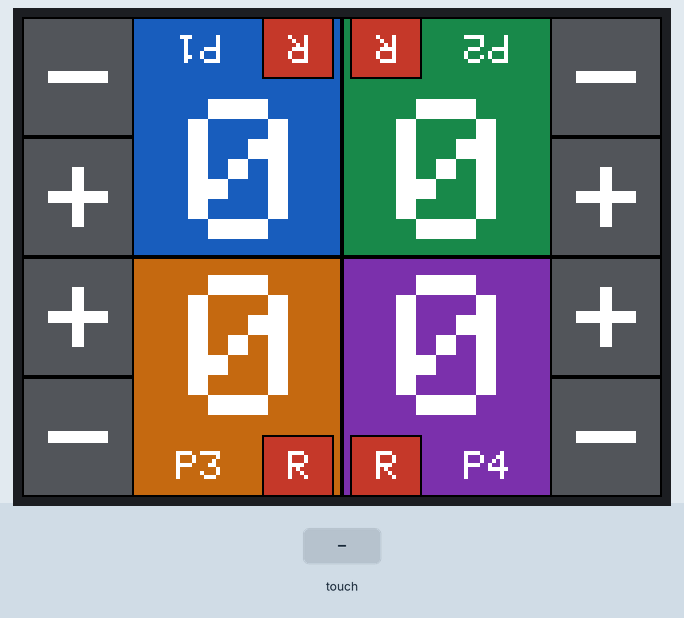
A sketch run on a simulated ESP32. On the bench: 320×240 colour display. Inputs (shaded band) come from the test bench. What the sketch prints to the serial monitor is not drawn.

Above: at 1.6 s.
1.7 s: screen touched at 38 % across, 10 % down
At 3.9 s:
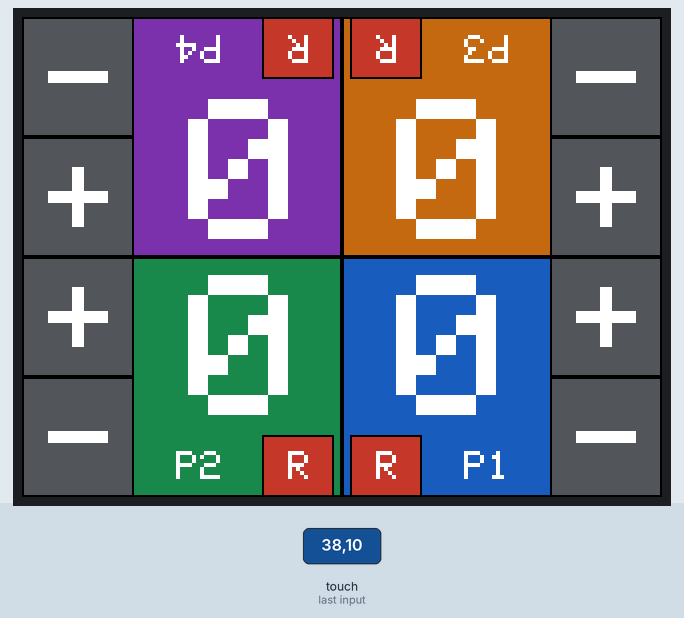
4.2 s: screen touched at 13 % across, 10 % down
At 5.0 s:
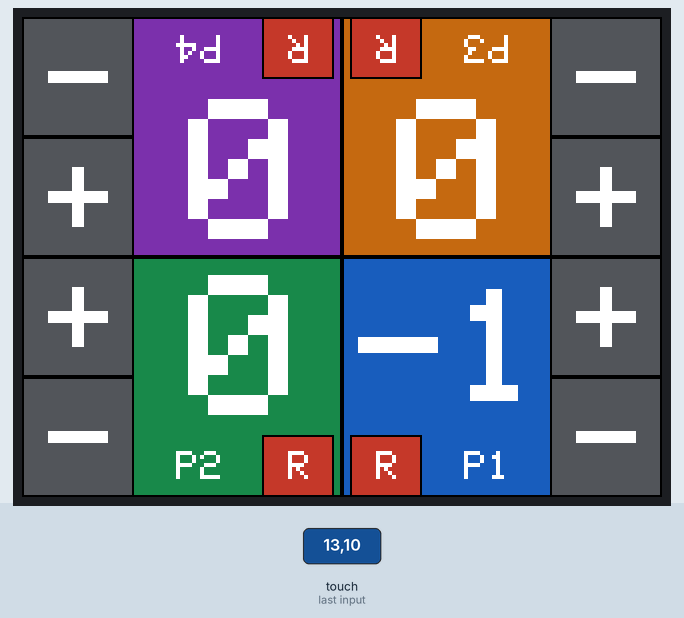
Timing chart, 0 to 7.2 s (numbered marks = the images above; inputs shaded):
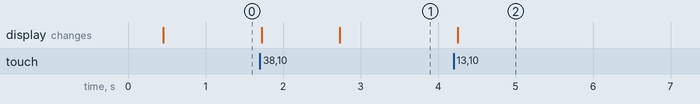

The sketch:

cyd_life_counter_md.ino
```cpp
// CYD Life Counter v0.1 — 実機エントリポイント。
//
// このファイルは依存を組み立てるだけ。状態更新・判定ロジックは src/ 配下に置く。
// スケッチ名は Arduino の規約でフォルダ名と一致させる必要がある（フォルダを改名したら本ファイルも改名する）。
//
// ビルド例（Windows側 arduino-cli、docs/HARDWARE.md 参照）:
//   arduino-cli compile --fqbn esp32:esp32:esp32 <このフォルダ>
// LCDドライバが ILI9341 だった場合:
//   arduino-cli compile --fqbn esp32:esp32:esp32 --build-property build.extra_flags=-DCYD_PANEL_ILI9341 <このフォルダ>
// タッチ補正値を取り直す場合:
//   arduino-cli compile --fqbn esp32:esp32:esp32 --build-property build.extra_flags=-DCYD_TOUCH_CALIBRATION <このフォルダ>

#include <Arduino.h>

#include "src/application/life_engine.h"
#include "src/platform/cyd/board_config.h"
#include "src/platform/cyd/cyd_renderer.h"
#include "src/platform/cyd/lgfx_display.h"
#include "src/platform/cyd/touch_source.h"
#include "src/ui/counter_screen.h"

namespace {

life::platform::cyd::CydDisplay g_display;
life::platform::cyd::CydRenderer g_renderer(g_display);
life::app::LifeEngine g_engine;
life::ui::CounterScreen g_screen(
    g_engine, g_renderer,
    life::ui::LayoutConfig::for_screen(life::platform::cyd::kScreenWidth,
                                       life::platform::cyd::kScreenHeight));

constexpr std::uint32_t kPollIntervalMs = 5;  // タッチ確定時間より十分短く取る

}  // namespace

void setup() {
    Serial.begin(115200);
    delay(100);
    Serial.println();
    Serial.println("CYD Life Counter v0.1");

    // 実機のドライバ種別の判別材料。RDID4 の下位に 0x9341 が出れば ILI9341。
    // 結果は docs/HARDWARE.md へ記録し、必要なら -DCYD_PANEL_ILI9341 を付けて再ビルドする。
    Serial.printf("panel driver (build): %s\n", life::platform::cyd::kPanelName);

    if (!g_display.begin_display()) {
        // 初期化自体は進むが、回転後のサイズが想定と違う場合はここで気付ける。
        Serial.printf("display init warning: size=%dx%d expected=%dx%d\n",
                      static_cast<int>(g_display.width()), static_cast<int>(g_display.height()),
                      life::platform::cyd::kScreenWidth, life::platform::cyd::kScreenHeight);
    }

    Serial.printf("panel id: RDDID(0x04)=0x%08lX RDID4(0xD3)=0x%08lX\n",
                  static_cast<unsigned long>(
                      g_display.read_panel_id(life::platform::cyd::kCmdReadDisplayId)),
                  static_cast<unsigned long>(
                      g_display.read_panel_id(life::platform::cyd::kCmdReadId4)));

#ifdef CYD_TOUCH_CALIBRATION
    // 四隅をタッチして補正値を取得し、シリアルへ出力する。
    // 得られた値を src/platform/cyd/board_config.h と docs/HARDWARE.md に記録する。
    g_display.fillScreen(0x0000);
    g_display.setTextDatum(lgfx::textdatum::middle_center);
    g_display.setFont(&lgfx::fonts::Font0);
    g_display.setTextSize(2);
    g_display.setTextColor(0xFFFF);
    g_display.drawString("TOUCH CORNERS", g_display.width() / 2, g_display.height() / 2);
    std::uint16_t calibration[8] = {0};
    g_display.calibrateTouch(calibration, 0xFFFF, 0x0000, 20);
    Serial.print("touch calibration:");
    for (std::uint16_t value : calibration) {
        Serial.printf(" %u", static_cast<unsigned>(value));
    }
    Serial.println();
#endif

    g_display.fillScreen(0x0000);
    g_screen.draw_initial();
}

void loop() {
    g_screen.handle_touch(life::platform::cyd::read_touch(g_display));
    delay(kPollIntervalMs);
}
```

life_command.h
```cpp
#pragma once

// 入力装置に依存しない共通コマンド。タッチ・将来のBLE等はすべてこの形に正規化する。

namespace life::app {

enum class LifeAction {
    Increment,
    Decrement,
    Reset,
};

struct LifeCommand {
    int player_id;  // 0〜3
    LifeAction action;
};

}  // namespace life::app
```

life_engine.cpp
```cpp
#include "life_engine.h"

namespace life::app {

bool LifeEngine::apply(const LifeCommand& command) {
    switch (command.action) {
        case LifeAction::Increment:
            return state_.increment(command.player_id);
        case LifeAction::Decrement:
            return state_.decrement(command.player_id);
        case LifeAction::Reset:
            return state_.reset(command.player_id);
    }
    return false;  // 未知action（範囲外の値）では状態を変更しない
}

}  // namespace life::app
```

life_engine.h
```cpp
#pragma once

// コマンドの検証・適用と状態取得。入力経路（タッチ/将来の通信）を知らない。

#include <cstdint>

#include "../domain/life_state.h"
#include "life_command.h"

namespace life::app {

class LifeEngine {
public:
    LifeEngine() = default;
    explicit LifeEngine(std::int32_t initial_value) : state_(initial_value) {}

    // 有効な操作として処理したときtrue。無効ID・未知action・int32端ではfalse。
    bool apply(const LifeCommand& command);

    const domain::LifeState& snapshot() const { return state_; }

private:
    domain::LifeState state_;
};

}  // namespace life::app
```

life_state.cpp
```cpp
#include "life_state.h"

#include <limits>

namespace life::domain {

LifeState::LifeState() : LifeState(kInitialValue) {}

LifeState::LifeState(std::int32_t initial_value) {
    for (int i = 0; i < kPlayerCount; ++i) {
        values_[i] = initial_value;
    }
}

std::int32_t LifeState::value_of(int player_id) const {
    if (!is_valid_player(player_id)) {
        return kInitialValue;
    }
    return values_[player_id];
}

bool LifeState::increment(int player_id) {
    if (!is_valid_player(player_id)) {
        return false;
    }
    if (values_[player_id] == std::numeric_limits<std::int32_t>::max()) {
        return false;  // 上限で変化なし
    }
    values_[player_id] += 1;
    return true;
}

bool LifeState::decrement(int player_id) {
    if (!is_valid_player(player_id)) {
        return false;
    }
    if (values_[player_id] == std::numeric_limits<std::int32_t>::min()) {
        return false;  // 下限で変化なし
    }
    values_[player_id] -= 1;
    return true;
}

bool LifeState::reset(int player_id) {
    if (!is_valid_player(player_id)) {
        return false;
    }
    values_[player_id] = kInitialValue;  // 当該プレイヤーのみ初期値へ
    return true;
}

}  // namespace life::domain
```

life_state.h
```cpp
#pragma once

// 4プレイヤーの整数値を保持するドメイン状態。
// 標準C++のみ。Arduino / ESP32 / LCD / タッチ / 画面座標に依存しない。

#include <cstdint>

namespace life::domain {

// プレイヤーは固定4名。内部IDは 0〜3（画面ラベルはP1〜P4）。
constexpr int kPlayerCount = 4;

// 初版の初期値。将来設定値へ差し替える際はここ1箇所を変える。
constexpr std::int32_t kInitialValue = 0;

class LifeState {
public:
    // 既定は全員 kInitialValue。初期値の差し替え（将来の設定機能）と
    // int32端の検証のため、初期値を明示できる形も用意する。
    LifeState();
    explicit LifeState(std::int32_t initial_value);

    static constexpr bool is_valid_player(int player_id) {
        return player_id >= 0 && player_id < kPlayerCount;
    }

    // 無効IDでは kInitialValue を返す（配列外参照はしない）。
    std::int32_t value_of(int player_id) const;

    // 戻り値はいずれも「有効な操作として処理したか」。
    // 無効IDではfalse。increment / decrement は int32 の端で飽和しfalse。
    // reset は有効IDなら常にtrue（既に初期値でも受理とみなす）。
    bool increment(int player_id);
    bool decrement(int player_id);
    bool reset(int player_id);

private:
    std::int32_t values_[kPlayerCount];
};

}  // namespace life::domain
```

cyd_renderer.cpp
```cpp
#include "cyd_renderer.h"

#include <cstdint>
#include <cstring>

#include "../../ui/text_metrics.h"

namespace life::platform::cyd {
namespace {

// LovyanGFX 内蔵 Font0 の実寸（倍率1）。tests/host/test_text_layout.cpp が同じ値で検査している。
// セルは6×8、実際に描かれるインクは5×7（右と下に1ドットの余白）。
constexpr ui::GlyphMetrics kFont0Metrics{6, 8, 5, 7, 4};

// 採用回転(1)に対して180°違いの回転値。横向きの4通り MV / MV|MX / MV|MY / MV|MX|MY のうち、
// 1=MV|MX が正しく 5=MV が左右反転だったことから、MY を足した 3=MV|MY が180°に当たる。
// 実機で上下反転の文字が鏡像になる場合は 7 に変える。
constexpr std::uint8_t kRotated180 = 3;

}  // namespace

CydRenderer::CydRenderer(CydDisplay& display) : display_(display) {}

void CydRenderer::begin_frame() { display_.startWrite(); }

void CydRenderer::end_frame() { display_.endWrite(); }

void CydRenderer::fill_rect(const ui::Rect& rect, const ui::Color& color) {
    display_.fillRect(rect.x, rect.y, rect.width, rect.height,
                      display_.color888(color.r, color.g, color.b));
}

void CydRenderer::draw_border(const ui::Rect& rect, const ui::Color& color) {
    display_.drawRect(rect.x, rect.y, rect.width, rect.height,
                      display_.color888(color.r, color.g, color.b));
}

void CydRenderer::draw_text(const ui::Rect& rect, const char* text, ui::TextRole role,
                            const ui::Color& color, ui::Orientation orientation) {
    if (text == nullptr) {
        return;
    }
    const int length = static_cast<int>(std::strlen(text));
    const int scale = ui::fit_text_scale(length, rect, kFont0Metrics, ui::max_text_scale(role));

    // 中心座標ではなく占有矩形を基準に描く。中心を点対称にする方式では、文字幅・高さが偶数のとき
    // 反転側だけ1ピクセルずれる（[c-w/2, c+w/2-1] の反射が [c-w/2+1, c+w/2] になるため）。
    // 矩形を反射すれば上下の行で厳密に対称な位置になる。
    const ui::Rect box = ui::text_bounds(length, rect, kFont0Metrics, scale, orientation);

    display_.setFont(&lgfx::fonts::Font0);
    display_.setTextSize(static_cast<float>(scale));
    display_.setTextDatum(lgfx::textdatum::top_left);
    display_.setTextColor(display_.color888(color.r, color.g, color.b));

    if (orientation == ui::Orientation::UpsideDown) {
        // LovyanGFX v1 に文字単体の回転描画がないため、画面回転を180°違いへ一時的に切り替える。
        const int width = display_.width();
        const int height = display_.height();
        display_.setRotation(kRotated180);
        display_.drawString(text, width - box.x - box.width, height - box.y - box.height);
        display_.setRotation(static_cast<std::uint8_t>(kDisplayRotation));
        return;
    }

    display_.drawString(text, box.x, box.y);
}

}  // namespace life::platform::cyd
```

cyd_renderer.h
```cpp
#pragma once

// ui::DisplayRenderer の CYD 実装。フォントとピクセル寸法の決定はこの層で行う。

#include "../../ui/display_renderer.h"
#include "lgfx_display.h"

namespace life::platform::cyd {

class CydRenderer : public ui::DisplayRenderer {
public:
    explicit CydRenderer(CydDisplay& display);

    void begin_frame() override;
    void end_frame() override;
    void fill_rect(const ui::Rect& rect, const ui::Color& color) override;
    void draw_border(const ui::Rect& rect, const ui::Color& color) override;
    void draw_text(const ui::Rect& rect, const char* text, ui::TextRole role,
                   const ui::Color& color, ui::Orientation orientation) override;

private:
    CydDisplay& display_;
};

}  // namespace life::platform::cyd
```

lgfx_display.cpp
```cpp
#include "lgfx_display.h"

#include <cstdint>

namespace life::platform::cyd {

CydDisplay::CydDisplay() {
    {
        auto cfg = bus_.config();
        cfg.spi_host = SPI2_HOST;  // ESP32のHSPI
        cfg.spi_mode = 0;
        cfg.freq_write = 40000000;
        cfg.freq_read = 16000000;
        cfg.spi_3wire = false;
        cfg.use_lock = true;
        cfg.dma_channel = SPI_DMA_CH_AUTO;
        cfg.pin_sclk = kTftSclk;
        cfg.pin_mosi = kTftMosi;
        cfg.pin_miso = kTftMiso;
        cfg.pin_dc = kTftDc;
        bus_.config(cfg);
        panel_.setBus(&bus_);
    }
    {
        auto cfg = panel_.config();
        cfg.pin_cs = kTftCs;
        cfg.pin_rst = kTftRst;
        cfg.pin_busy = -1;
        cfg.memory_width = kPanelMemoryWidth;
        cfg.memory_height = kPanelMemoryHeight;
        cfg.panel_width = kPanelMemoryWidth;
        cfg.panel_height = kPanelMemoryHeight;
        cfg.offset_x = 0;
        cfg.offset_y = 0;
        cfg.offset_rotation = 0;
        cfg.dummy_read_pixel = 8;
        cfg.dummy_read_bits = 1;
        cfg.readable = false;
        cfg.invert = kPanelInvert;
        cfg.rgb_order = kPanelRgbOrder;
        cfg.dlen_16bit = false;
        cfg.bus_shared = false;
        panel_.config(cfg);
    }
    {
        auto cfg = light_.config();
        cfg.pin_bl = kTftBacklight;
        cfg.invert = false;
        cfg.freq = 44100;
        cfg.pwm_channel = 7;
        light_.config(cfg);
        panel_.setLight(&light_);
    }
    {
        auto cfg = touch_.config();
        cfg.x_min = kTouchRawXMin;
        cfg.x_max = kTouchRawXMax;
        cfg.y_min = kTouchRawYMin;
        cfg.y_max = kTouchRawYMax;
        cfg.pin_int = kTouchIrq;
        cfg.bus_shared = false;
        cfg.offset_rotation = kTouchOffsetRotation;
        cfg.spi_host = SPI3_HOST;  // ESP32のVSPIを任意ピンで使う
        cfg.freq = 1000000;
        cfg.pin_sclk = kTouchSclk;
        cfg.pin_mosi = kTouchMosi;
        cfg.pin_miso = kTouchMiso;
        cfg.pin_cs = kTouchCs;
        touch_.config(cfg);
        panel_.setTouch(&touch_);
    }
    setPanel(&panel_);
}

bool CydDisplay::begin_display() {
    if (!init()) {
        return false;
    }
    setRotation(kDisplayRotation);
    setBrightness(255);
    if (kUseTouchCalibration) {
        // setTouchCalibrate は非constポインタを取るため複製して渡す。
        std::uint16_t parameters[8];
        for (int i = 0; i < 8; ++i) {
            parameters[i] = kTouchCalibration[i];
        }
        setTouchCalibrate(parameters);
    }
    return width() == kScreenWidth && height() == kScreenHeight;
}

std::uint32_t CydDisplay::read_panel_id(std::uint8_t command) {
    if (panel() == nullptr) {
        return 0;
    }
    return panel()->readCommand(command, 0, 4);
}

}  // namespace life::platform::cyd
```

lgfx_display.h
```cpp
#pragma once

// CYD の LCD + タッチを LovyanGFX で駆動する。実機依存はこの層だけに置く。

#define LGFX_USE_V1
#include <LovyanGFX.hpp>

#include <cstdint>

#include "board_config.h"

namespace life::platform::cyd {

// パネルドライバはビルド時に選ぶ。既定 ST7789、`-DCYD_PANEL_ILI9341` で ILI9341。
#if defined(CYD_PANEL_ILI9341)
using CydPanelDriver = lgfx::Panel_ILI9341;
#else
using CydPanelDriver = lgfx::Panel_ST7789;
#endif

class CydDisplay : public lgfx::LGFX_Device {
public:
    CydDisplay();

    // 回転・バックライトを含む初期化。失敗時 false。
    bool begin_display();

    // ドライバICのID読み出し。実機のドライバ種別を判別するために使う。
    std::uint32_t read_panel_id(std::uint8_t command);

private:
    CydPanelDriver panel_;
    lgfx::Bus_SPI bus_;
    lgfx::Light_PWM light_;
    lgfx::Touch_XPT2046 touch_;
};

}  // namespace life::platform::cyd
```

touch_source.cpp
```cpp
#include "touch_source.h"

#include <Arduino.h>

namespace life::platform::cyd {

ui::TouchSample read_touch(CydDisplay& display) {
    std::int32_t x = 0;
    std::int32_t y = 0;
    const bool pressed = display.getTouch(&x, &y);
    return ui::TouchSample{pressed, ui::Point{static_cast<int>(x), static_cast<int>(y)},
                           static_cast<std::uint32_t>(millis())};
}

}  // namespace life::platform::cyd
```

touch_source.h
```cpp
#pragma once

// タッチ生値の読み出しと論理座標への変換。回転・補正はこの層（LovyanGFX設定）で完結させる。

#include "../../ui/touch_gate.h"
#include "lgfx_display.h"

namespace life::platform::cyd {

// 1回分のサンプルを取得する。座標は回転・補正適用後の論理座標。
ui::TouchSample read_touch(CydDisplay& display);

}  // namespace life::platform::cyd
```

counter_screen.cpp
```cpp
#include "counter_screen.h"

namespace life::ui {

CounterScreen::CounterScreen(app::LifeEngine& engine, DisplayRenderer& renderer,
                             const LayoutConfig& layout_config,
                             const TouchGateConfig& touch_config, const Palette& palette,
                             const ResetConfirmationConfig& reset_config)
    : engine_(engine),
      layout_(layout_config),
      presenter_(layout_, renderer, palette),
      gate_(layout_, touch_config),
      confirmation_(reset_config) {}

void CounterScreen::draw_initial() { presenter_.draw_all(engine_.snapshot()); }

bool CounterScreen::handle_touch(const TouchSample& sample) {
    const int armed_before = confirmation_.pending_player();
    confirmation_.tick(sample.timestamp_ms);  // タッチが無くても猶予切れを進める

    // 値が変わって領域ごと描き直したプレイヤー。待機表示の二重描画を避けるために覚えておく。
    int redrawn_player = ResetConfirmation::kNoPending;

    const auto command = gate_.update(sample);
    if (command.has_value()) {
        const auto confirmed = confirmation_.accept(*command, sample.timestamp_ms);
        if (confirmed.has_value() && engine_.apply(*confirmed)) {
            presenter_.draw_player(engine_.snapshot(), confirmed->player_id);
            redrawn_player = confirmed->player_id;
        }
    }

    // 待機表示の更新。解除された側と、新しく待機に入った側の両方を描き直す。
    const int armed_after = confirmation_.pending_player();
    if (armed_after != armed_before) {
        if (armed_before != ResetConfirmation::kNoPending && armed_before != redrawn_player) {
            presenter_.draw_reset_button(armed_before, false);
        }
        if (armed_after != ResetConfirmation::kNoPending) {
            presenter_.draw_reset_button(armed_after, true);
        }
    }

    return redrawn_player != ResetConfirmation::kNoPending || armed_after != armed_before;
}

}  // namespace life::ui
```

counter_screen.h
```cpp
#pragma once

// タッチ入力 → コマンド → 状態更新 → 再描画 の配線。
// main はこれを組み立てて回すだけにし、状態更新を分散させない。

#include "../application/life_engine.h"
#include "layout.h"
#include "reset_confirmation.h"
#include "screen_presenter.h"
#include "touch_gate.h"

namespace life::ui {

class CounterScreen {
public:
    CounterScreen(app::LifeEngine& engine, DisplayRenderer& renderer,
                  const LayoutConfig& layout_config,
                  const TouchGateConfig& touch_config = TouchGateConfig{},
                  const Palette& palette = Palette::defaults(),
                  const ResetConfirmationConfig& reset_config = ResetConfirmationConfig{});

    const QuadLayout& layout() const { return layout_; }

    // 起動時の全画面描画。
    void draw_initial();

    // タッチ1サンプルを処理する。画面を描き直した場合に true を返す。
    // リセットはダブルタップで確定し、1回目では待機表示だけを更新する。
    bool handle_touch(const TouchSample& sample);

    // 2回目を待っているプレイヤー（待機なしは ResetConfirmation::kNoPending）。
    int pending_reset_player() const { return confirmation_.pending_player(); }

private:
    app::LifeEngine& engine_;
    QuadLayout layout_;
    ScreenPresenter presenter_;
    TouchGate gate_;
    ResetConfirmation confirmation_;
};

}  // namespace life::ui
```

display_renderer.h
```cpp
#pragma once

// 描画先の抽象。実機LCD・テスト用のフェイクはこれを実装する。
// 具体的なフォント・ピクセル単位のサイズ指定はデバイス層に委ね、ここでは役割だけ渡す。

#include <cstdint>

#include "geometry.h"

namespace life::ui {

struct Color {
    std::uint8_t r;
    std::uint8_t g;
    std::uint8_t b;
};

enum class TextRole {
    PlayerLabel,  // P1〜P4
    Value,        // 現在値（最大限大きく）
    Symbol,       // + / − / リセット記号
};

class DisplayRenderer {
public:
    virtual ~DisplayRenderer() = default;

    virtual void begin_frame() {}
    virtual void end_frame() {}

    virtual void fill_rect(const Rect& rect, const Color& color) = 0;
    virtual void draw_border(const Rect& rect, const Color& color) = 0;
    // text は矩形の中央に描く。はみ出しの扱いは実装側で決める。
    // orientation が UpsideDown の場合、文字を180°回転して描く（実装側の責務）。
    virtual void draw_text(const Rect& rect, const char* text, TextRole role, const Color& color,
                           Orientation orientation) = 0;
};

}  // namespace life::ui
```

Source omitted: geometry.h (528 bytes), layout.cpp (6888 bytes), layout.h (1852 bytes), reset_confirmation.cpp (1142 bytes), reset_confirmation.h (1340 bytes), screen_presenter.cpp (4026 bytes), screen_presenter.h (1263 bytes), text_metrics.cpp (2803 bytes), text_metrics.h (1239 bytes), touch_gate.cpp (1623 bytes), touch_gate.h (1272 bytes), board_config.h (3196 bytes)

Measured:
- after the input at 1.7 s, the display: first changes at once (image 1 shows a later state)
- after the input at 4.2 s, the display: changes after 0.06 s (image 2)
